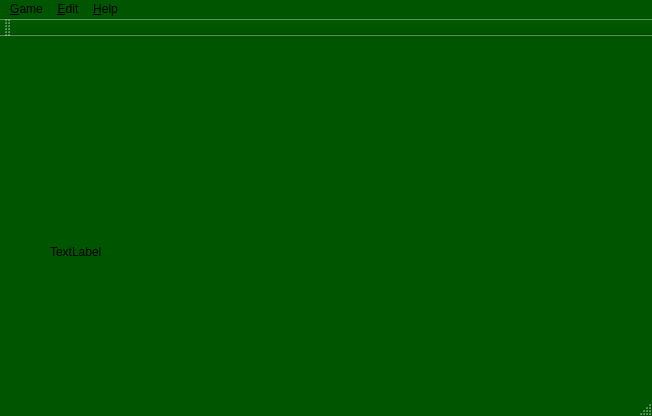
<?xml version="1.0" encoding="UTF-8"?>
<ui version="4.0">
 <class>CardGame</class>
 <widget class="QMainWindow" name="CardGame">
  <property name="geometry">
   <rect>
    <x>0</x>
    <y>0</y>
    <width>652</width>
    <height>416</height>
   </rect>
  </property>
  <property name="palette">
   <palette>
    <active>
     <colorrole role="Base">
      <brush brushstyle="SolidPattern">
       <color alpha="255">
        <red>0</red>
        <green>85</green>
        <blue>0</blue>
       </color>
      </brush>
     </colorrole>
     <colorrole role="Window">
      <brush brushstyle="SolidPattern">
       <color alpha="255">
        <red>0</red>
        <green>85</green>
        <blue>0</blue>
       </color>
      </brush>
     </colorrole>
    </active>
    <inactive>
     <colorrole role="Base">
      <brush brushstyle="SolidPattern">
       <color alpha="255">
        <red>0</red>
        <green>85</green>
        <blue>0</blue>
       </color>
      </brush>
     </colorrole>
     <colorrole role="Window">
      <brush brushstyle="SolidPattern">
       <color alpha="255">
        <red>0</red>
        <green>85</green>
        <blue>0</blue>
       </color>
      </brush>
     </colorrole>
    </inactive>
    <disabled>
     <colorrole role="Base">
      <brush brushstyle="SolidPattern">
       <color alpha="255">
        <red>0</red>
        <green>85</green>
        <blue>0</blue>
       </color>
      </brush>
     </colorrole>
     <colorrole role="Window">
      <brush brushstyle="SolidPattern">
       <color alpha="255">
        <red>0</red>
        <green>85</green>
        <blue>0</blue>
       </color>
      </brush>
     </colorrole>
    </disabled>
   </palette>
  </property>
  <property name="windowTitle">
   <string>CardGame</string>
  </property>
  <property name="autoFillBackground">
   <bool>true</bool>
  </property>
  <widget class="QWidget" name="centralWidget">
   <widget class="card" name="label">
    <property name="geometry">
     <rect>
      <x>50</x>
      <y>140</y>
      <width>111</width>
      <height>151</height>
     </rect>
    </property>
    <property name="text">
     <string>TextLabel</string>
    </property>
   </widget>
  </widget>
  <widget class="QMenuBar" name="menuBar">
   <property name="geometry">
    <rect>
     <x>0</x>
     <y>0</y>
     <width>652</width>
     <height>26</height>
    </rect>
   </property>
   <widget class="QMenu" name="menu_Game">
    <property name="title">
     <string>&amp;Game</string>
    </property>
    <widget class="QMenu" name="menu_New">
     <property name="title">
      <string>&amp;New</string>
     </property>
     <addaction name="action_Klondike"/>
    </widget>
    <addaction name="menu_New"/>
    <addaction name="action_Redeal"/>
   </widget>
   <widget class="QMenu" name="menuEdit">
    <property name="title">
     <string>&amp;Edit</string>
    </property>
   </widget>
   <widget class="QMenu" name="menu_Help">
    <property name="title">
     <string>&amp;Help</string>
    </property>
   </widget>
   <addaction name="menu_Game"/>
   <addaction name="menuEdit"/>
   <addaction name="menu_Help"/>
  </widget>
  <widget class="QToolBar" name="mainToolBar">
   <attribute name="toolBarArea">
    <enum>TopToolBarArea</enum>
   </attribute>
   <attribute name="toolBarBreak">
    <bool>false</bool>
   </attribute>
  </widget>
  <widget class="QStatusBar" name="statusBar"/>
  <action name="action_Redeal">
   <property name="text">
    <string>&amp;Redeal</string>
   </property>
  </action>
  <action name="action_Klondike">
   <property name="text">
    <string>&amp;Klondike</string>
   </property>
  </action>
 </widget>
 <layoutdefault spacing="6" margin="11"/>
 <customwidgets>
  <customwidget>
   <class>card</class>
   <extends>QLabel</extends>
   <header location="global">card.h</header>
  </customwidget>
 </customwidgets>
 <resources/>
 <connections/>
</ui>
